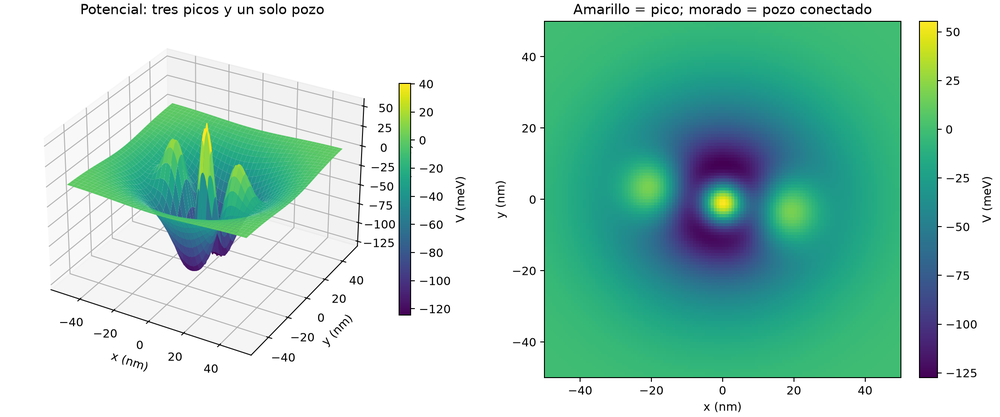
#> input picture examples/punto_cuantico_3_picos_1_pozo/estructura_3_picos_1_pozo.png, 1000 x 417 px, shrunk from 2160 x 900 before the run
$ python -i image_analysis.py   (imports and definitions only)
#> lines starting #> are read from the running program, lines starting #| are printed output that depends on the picture; after the words box and inside, x2 and y2 are one past the last pixel; in counts of white or black regions, pixels touching at a corner belong together
"""
core.image_analysis — preprocesamiento de imagen fuente con VISIÓN CLÁSICA (sin API).

Cuando el estudiante sube una foto (AFM/SEM/esquema) de un potencial, antes el LLM
partía de cero. Aquí, con numpy + scipy.ndimage, detectamos blobs, contamos regiones y
medimos simetría para SUGERIR un preset + parámetros de arranque. El LLM (el "cerebro")
decide si aplicarlos; esto solo le da un punto de partida y acelera el loop.

Salida: dict JSON-serializable con sugerencia y razonamiento.
"""

from __future__ import annotations

from pathlib import Path

import numpy as np
from scipy import ndimage


def _load_gray(path: str | Path) -> np.ndarray:
    """Carga imagen → escala de grises normalizada [0,1]. PNG nativo (matplotlib);
    JPG y otros requieren Pillow (fallback con mensaje claro)."""
    p = Path(path)
    ext = p.suffix.lower()
    if ext == ".png":
        import matplotlib.image as mpimg
        img = mpimg.imread(str(p))
#> img is the input picture: shape (417, 1000, 4) float32; mean R, G, B, A 0.674, 0.831, 0.784, 1
    else:
        try:
            from PIL import Image
        except ImportError as exc:  # pragma: no cover
            raise RuntimeError(
                f"Para leer {ext} necesitas Pillow:  pip install Pillow  "
                "(los PNG funcionan sin él)."
            ) from exc
        img = np.asarray(Image.open(p))

    img = np.asarray(img, dtype=float)
    if img.ndim == 3:  # RGB(A) → luminancia
        img = img[..., :3].mean(axis=2)
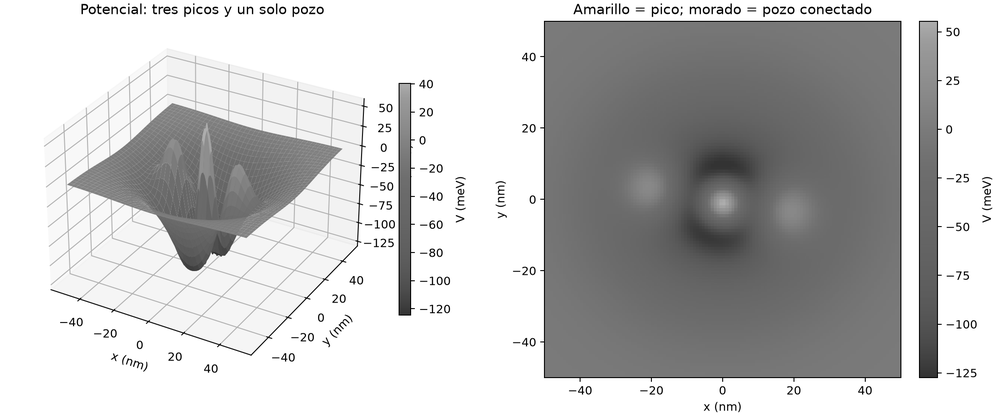
#> img: shape (417, 1000) float64; min 0, max 1, mean 0.763
    # Normaliza a [0,1] sin importar si venía en 0-255 o 0-1.
    lo, hi = float(img.min()), float(img.max())
#> lo = 0; hi = 1
    return (img - lo) / (hi - lo + 1e-12)


def _otsu_threshold(gray: np.ndarray, nbins: int = 256) -> float:
    """Umbral de Otsu: maximiza varianza entre clases. Solo numpy."""
#> called with nbins = 256
    hist, edges = np.histogram(gray.ravel(), bins=nbins, range=(0.0, 1.0))
#> hist = 256 values, max 187038 at index 255, min 17 at index 9, mean 1628.9; edges = 257 values from 0 to 1
    hist = hist.astype(float)
    total = hist.sum()
#> total = 417000
    if total == 0:
        return 0.5
    centers = 0.5 * (edges[:-1] + edges[1:])
#> centers = 256 values from 0.00195 to 0.998
    w_b = np.cumsum(hist)
#> w_b = 256 values from 249 to 417000
    w_f = total - w_b
#> w_f = 256 values, max 416751 at index 0, min 0 at index 255, mean 317035.1
    sum_total = np.cumsum(hist * centers)
#> sum_total = 256 values from 0.486 to 317849.6
    mean_b = np.divide(sum_total, w_b, out=np.zeros_like(sum_total), where=w_b > 0)
#> mean_b = 256 values from 0.00195 to 0.762
    grand = sum_total[-1]
#> grand = 317849.6
    mean_f = np.divide(grand - sum_total, w_f, out=np.zeros_like(sum_total), where=w_f > 0)
#> mean_f = 256 values, max 0.998 at index 254, min 0 at index 255, mean 0.886
    between = w_b * w_f * (mean_b - mean_f) ** 2
#> between = 256 values, max 1.28e+10 at index 180, min 0 at index 255, mean 7.25e+09
    return float(centers[int(np.argmax(between))])


def analyze_image(path: str | Path) -> dict:
    """Analiza la imagen y sugiere preset + parámetros iniciales."""
    gray = _load_gray(path)
    H, W = gray.shape

    # Los pozos suelen verse OSCUROS (baja intensidad). Probamos esa hipótesis y la
    # opuesta; nos quedamos con la que da regiones más limpias (menos fragmentadas).
    thr = _otsu_threshold(gray)
#> thr = 0.705
    cand_dark = gray < thr
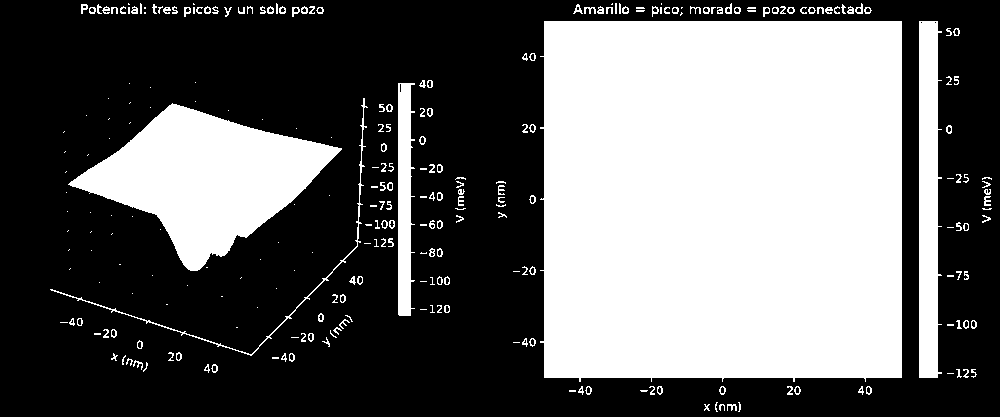
#> cand_dark: shape (417, 1000) bool; 39.9% white; 270 white regions (105 under 20 px), largest, box (x1, y1, x2, y2) and area: (540, 21, 902, 382) 127866, (68, 103, 342, 271) 22096, (919, 21, 942, 378) 6828
    cand_light = gray > thr
    mask = cand_dark if cand_dark.mean() <= cand_light.mean() else cand_light

    labels, n = ndimage.label(mask)
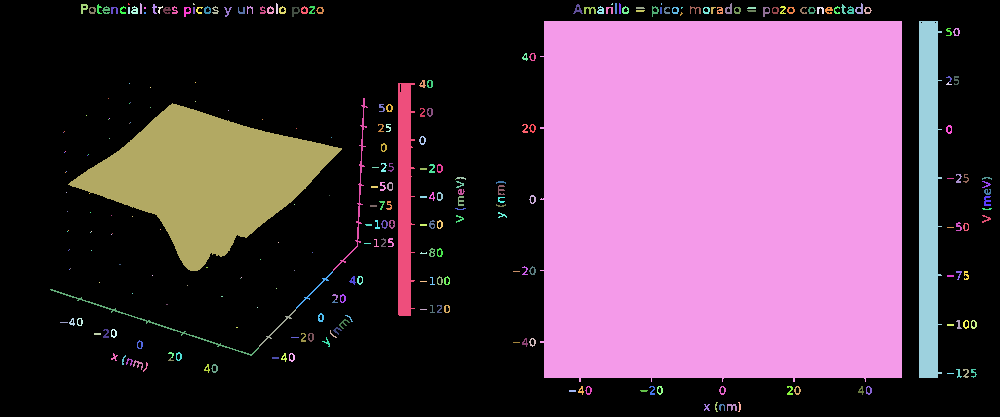
#> labels: shape (417, 1000) int32; 292 distinct labels, from 0 to 291; one colour per label, 0 black
#> n = 291
    # Filtra regiones por área mínima (0.3% del total) para descartar ruido.
    min_area = 0.003 * H * W
#> min_area = 1251
    regions = []
    for lab in range(1, n + 1):
        ys, xs = np.where(labels == lab)
        if xs.size < min_area:
            continue
        # Coordenadas normalizadas a [-1,1] con (0,0) al centro de la imagen.
        cx = (xs.mean() / W) * 2 - 1
        cy = (ys.mean() / H) * 2 - 1
        regions.append({
            "centroid": [round(float(cx), 3), round(float(-cy), 3)],  # y arriba+
            "area_frac": round(float(xs.size / (H * W)), 4),
            "bbox_wh": [int(xs.max() - xs.min()), int(ys.max() - ys.min())],
        })
#> this loop made 291 passes
#> (ys, xs) on passes 1, 3, 5: ([3, 4, 4], [128, 128, 129]), ([3, 4, 4], [193, 193, 194]), ([3, 4, 4], [612, 611, 612])
#> after the loop, regions = 4 items

    nreg = len(regions)
#> nreg = 4
    suggestion = _suggest(regions, mask)
    suggestion["n_regions"] = nreg
    suggestion["image_size"] = [int(W), int(H)]
    return suggestion


def _has_central_hole(mask: np.ndarray) -> bool:
    """Un anillo: una sola región grande con un hueco interno (centro NO en la región)."""
    filled = ndimage.binary_fill_holes(mask)
    hole = filled & ~mask
    if not hole.any():
        return False
    H, W = mask.shape
    cy, cx = H // 2, W // 2
    # El hueco rodea el centro de la imagen.
    return bool(hole[cy, cx]) and hole.mean() > 0.01


def _suggest(regions: list[dict], mask: np.ndarray) -> dict:
    """Heurística regiones→preset. Confianza refleja qué tan limpia es la señal."""
    n = len(regions)
#> n = 4

    if n == 1 and _has_central_hole(mask):
        return {
            "suggested_preset": "quantum_ring", "suggested_dim": 2,
            "suggested_params": {"depth": 0.2, "r0": 25.0, "width": 8.0},
            "reasoning": "Una región con hueco central → anillo cuántico.",
            "confidence": 0.7,
        }
    if n == 1:
        return {
            "suggested_preset": "quantum_dot", "suggested_dim": 2,
            "suggested_params": {"depth": 0.2, "sigma": 12.0},
            "reasoning": "Un solo blob central → punto cuántico (quantum dot).",
            "confidence": 0.7,
        }
    if n == 2:
        return {
            "suggested_preset": "double_dot", "suggested_dim": 2,
            "suggested_params": {"depth": 0.2, "sigma": 10.0, "separation": 30.0},
            "reasoning": "Dos blobs → doble punto. Si es 1D, considera 'double_well'.",
            "confidence": 0.6,
        }
    if n == 3:
        return {
            "suggested_preset": "triple_dot", "suggested_dim": 2,
            "suggested_params": {"depth": 0.2, "sigma": 9.0, "r_triangle": 25.0},
            "reasoning": "Tres blobs → triple punto (probable disposición triangular).",
            "confidence": 0.55,
        }
    if n >= 4 and _looks_periodic(regions):
        return {
            "suggested_preset": None, "suggested_dim": 1,
            "suggested_params": {},
            "reasoning": f"{n} regiones en patrón periódico → superred / multi-barrera. "
                         "Construye con piezas 'barrier' repetidas (no hay preset directo).",
            "confidence": 0.4,
        }
    return {
        "suggested_preset": None, "suggested_dim": 2,
        "suggested_params": {},
        "reasoning": f"{n} regiones, geometría no estándar. Inspecciona el render y "
                     "construye manualmente con gaussian/mask.",
        "confidence": 0.3,
    }


def _looks_periodic(regions: list[dict], rtol: float = 0.25) -> bool:
    """Centroides ~equiespaciados a lo largo de x → patrón periódico (superred)."""
#> called with rtol = 0.25
    xs = sorted(r["centroid"][0] for r in regions)
#> xs = [-0.587, -0.192, 0.445, 0.856]
    if len(xs) < 3:
        return False
    gaps = np.diff(xs)
#> gaps = [0.395, 0.637, 0.411]
    return bool(np.std(gaps) / (np.mean(gaps) + 1e-12) < rtol)

>>> result = analyze_image('../examples/punto_cuantico_3_picos_1_pozo/estructura_3_picos_1_pozo.png')
#> in analyze_image, `suggestion = _suggest(regions, mask)`: suggestion = 5 items
#> result = 7 items

$ run again, on examples/punto_cuantico_3_picos_1_pozo/render.png
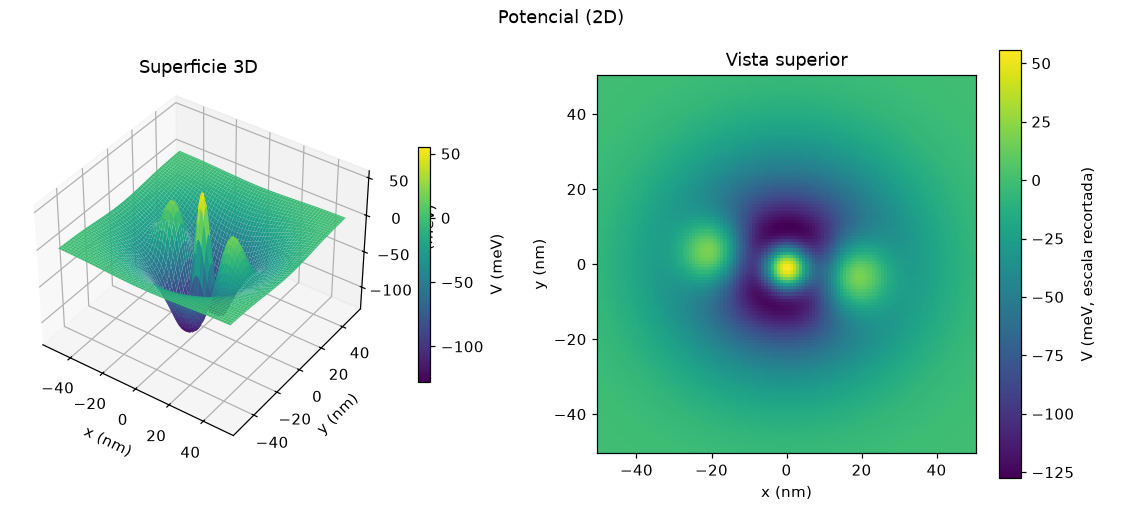
#> input picture examples/punto_cuantico_3_picos_1_pozo/render.png, 1122 x 505 px
#> in _load_gray, img is the input picture: shape (505, 1122, 4) float32; mean R, G, B, A 0.724, 0.856, 0.82, 1
#> lo = 0; hi = 1
#> hist = 256 values, max 316455 at index 255, min 15 at index 46, mean 2213.3; edges = 257 values from 0 to 1
#> total = 566610
#> centers = 256 values from 0.00195 to 0.998
#> w_b = 256 values from 4096 to 566610
#> w_f = 256 values, max 562514 at index 0, min 0 at index 255, mean 451381.1
#> sum_total = 256 values from 8 to 452487.8
#> mean_b = 256 values from 0.00195 to 0.799
#> grand = 452487.8
#> mean_f = 256 values, max 0.998 at index 254, min 0 at index 255, mean 0.905
#> between = 256 values, max 2.26e+10 at index 180, min 0 at index 255, mean 1.32e+10
#> thr = 0.705
#> in analyze_image, `cand_dark = gray < thr`:
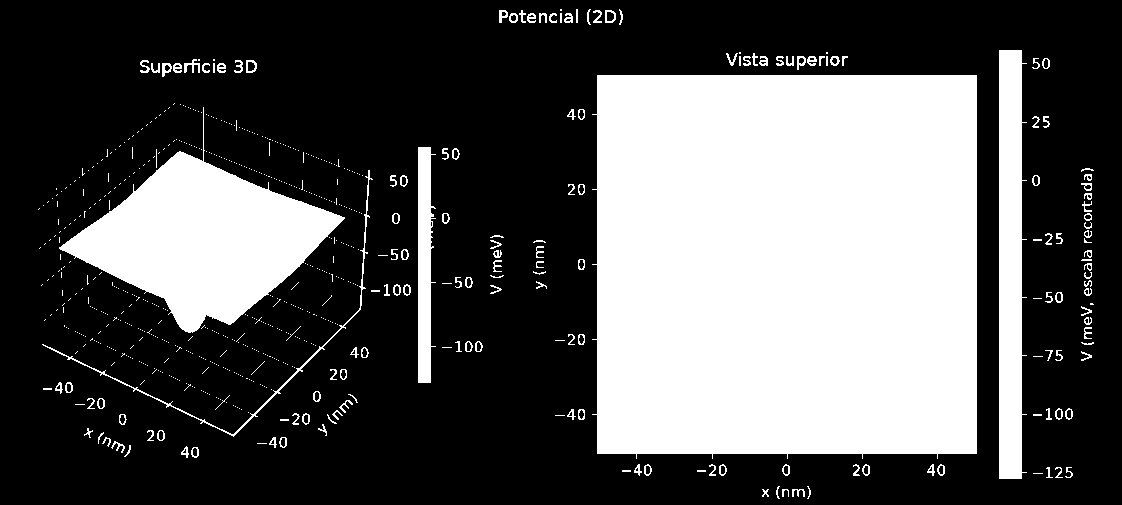
#> cand_dark: shape (505, 1122) bool; 33.9% white; 689 white regions (535 under 20 px), largest, box (x1, y1, x2, y2) and area: (592, 75, 977, 459) 144070, (59, 107, 345, 333) 26653, (999, 50, 1027, 479) 9907
#> in analyze_image, `labels, n = ndimage.label(mask)`:
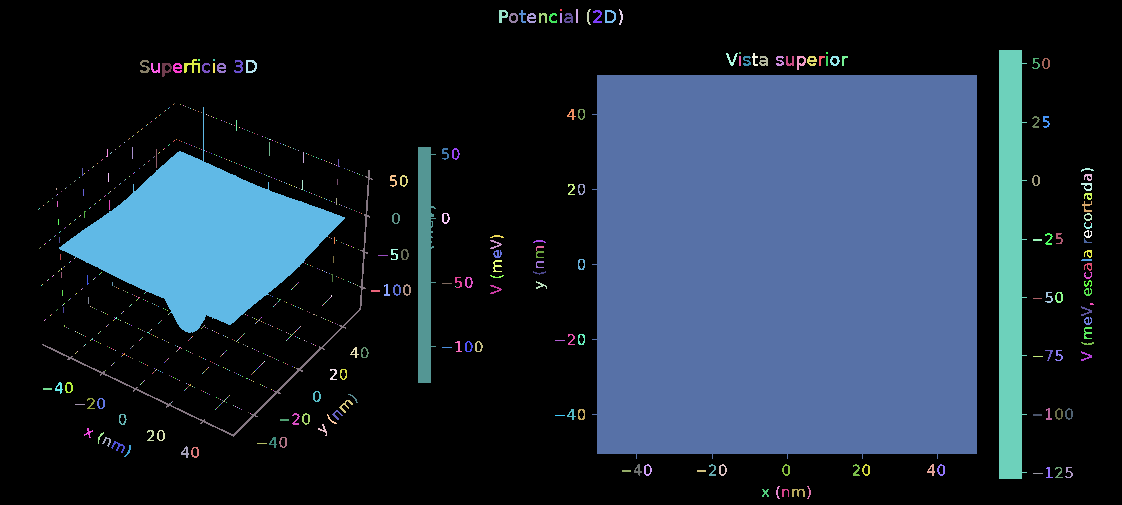
#> labels: shape (505, 1122) int32; 924 distinct labels, from 0 to 923; one colour per label, 0 black
#> in analyze_image, `labels, n = ndimage.label(mask)`: n = 923
#> the loop in analyze_image, `for lab in range(1, n + 1):` made 923 passes
#> (ys, xs) on passes 1, 16, 17: ([9, 9, 10, 10], [560, 561, 560, 561]), ([52, 52, 53, 53], [739, 740, 739, 740]), ([52, 52, 53, 53], [826, 827, 826, 827])
#> after the loop in analyze_image, `for lab in range(1, n + 1):`: regions = 4 items
#> nreg = 4
#> in _looks_periodic, `xs = sorted(r["centroid"][0] for r in regions)`: xs = [-0.638, -0.244, 0.402, 0.8]
#> gaps = [0.394, 0.646, 0.398]
#> suggestion = 5 items
#> result = 7 items

$ run again, on examples/punto_cuantico_3_picos_1_pozo/sweep.png
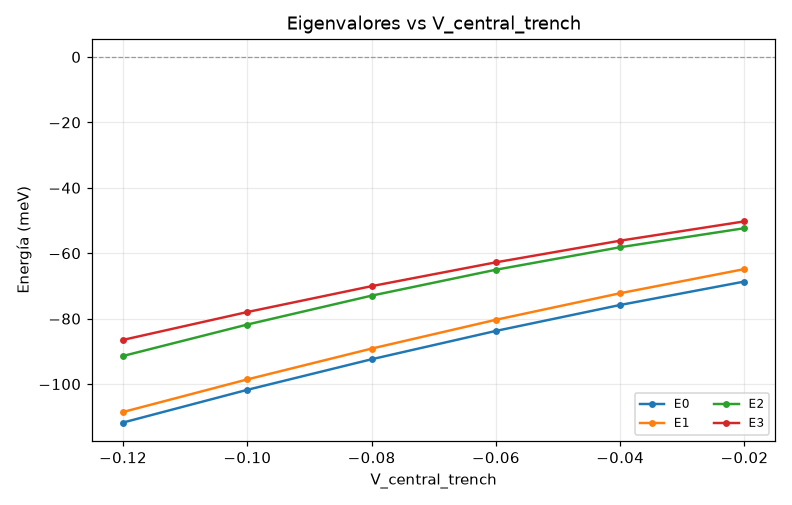
#> input picture examples/punto_cuantico_3_picos_1_pozo/sweep.png, 792 x 505 px
#> in _load_gray, img is the input picture: shape (505, 792, 4) float32; mean R, G, B, A 0.975, 0.973, 0.97, 1
#> lo = 0; hi = 1
#> hist = 256 values, max 358408 at index 255, min 5 at index 28, mean 1562.3; edges = 257 values from 0 to 1
#> total = 399960
#> centers = 256 values from 0.00195 to 0.998
#> w_b = 256 values from 2925 to 399960
#> w_f = 256 values, max 397035 at index 0, min 0 at index 255, mean 387524.7
#> sum_total = 256 values from 5.71 to 388305.8
#> mean_b = 256 values from 0.00195 to 0.971
#> grand = 388305.8
#> mean_f = 256 values, max 0.998 at index 254, min 0 at index 255, mean 0.984
#> between = 256 values, max 2.26e+09 at index 168, min 0 at index 255, mean 1.8e+09
#> thr = 0.658
#> in analyze_image, `cand_dark = gray < thr`:
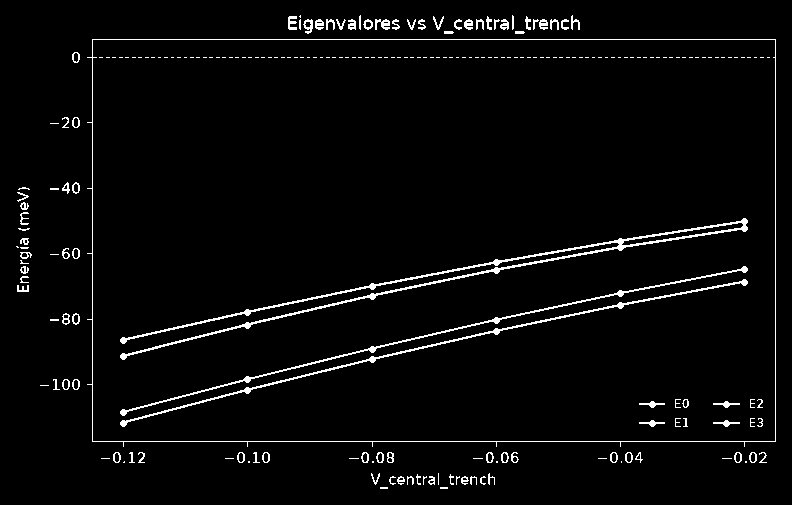
#> cand_dark: shape (505, 792) bool; 3.3% white in thin lines or dots
#> cand_light: shape (505, 792) bool; 96.7% white; black in thin lines or dots
#> in analyze_image, `labels, n = ndimage.label(mask)`:
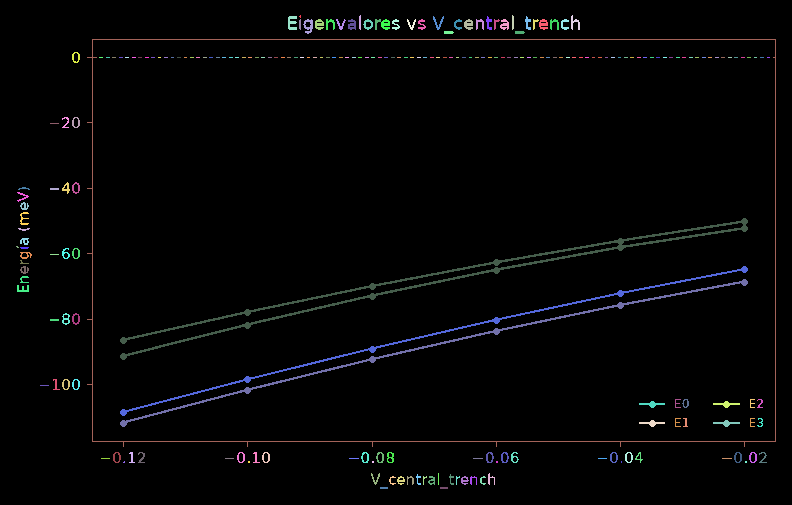
#> labels: shape (505, 792) int32; 229 distinct labels, from 0 to 228; one colour per label, 0 black
#> in analyze_image, `labels, n = ndimage.label(mask)`: n = 228
#> the loop in analyze_image, `for lab in range(1, n + 1):` made 228 passes
#> (ys, xs) on passes 1, 34, 35: ([15, 16, 16, 17], [300, 299, 300, 300]), ([57, 57, 57, 57], [99, 100, 101, 102]), ([57, 57, 57, 57], [106, 107, 108, 109])
#> after the loop in analyze_image, `for lab in range(1, n + 1):`: regions = 4 items
#> nreg = 4
#> in _looks_periodic, `xs = sorted(r["centroid"][0] for r in regions)`: xs = [0.082, 0.091, 0.092, 0.092]
#> gaps = [0.009, 0.001, 0]
#> suggestion = 5 items
#> result = 7 items
